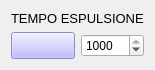
     <widget class="QWidget" name="layoutWidget">
      <property name="geometry">
       <rect>
        <x>253</x>
        <y>183</y>
        <width>154</width>
        <height>57</height>
       </rect>
      </property>
      <layout class="QGridLayout" name="gridLayout_6">
       <item row="0" column="0" colspan="2">
        <widget class="QLabel" name="label_8">
         <property name="font">
          <font>
           <pointsize>10</pointsize>
          </font>
         </property>
         <property name="text">
          <string>TEMPO ESPULSIONE</string>
         </property>
        </widget>
       </item>
       <item row="1" column="0">
        <widget class="QPushButton" name="led_espulsione">
         <property name="enabled">
          <bool>false</bool>
         </property>
         <property name="palette">
          <palette>
           <active>
            <colorrole role="WindowText">
             <brush brushstyle="SolidPattern">
              <color alpha="255">
               <red>0</red>
               <green>0</green>
               <blue>0</blue>
              </color>
             </brush>
            </colorrole>
            <colorrole role="Button">
             <brush brushstyle="SolidPattern">
              <color alpha="255">
               <red>170</red>
               <green>170</green>
               <blue>255</blue>
              </color>
             </brush>
            </colorrole>
            <colorrole role="Light">
             <brush brushstyle="SolidPattern">
              <color alpha="255">
               <red>255</red>
               <green>255</green>
               <blue>255</blue>
              </color>
             </brush>
            </colorrole>
            <colorrole role="Midlight">
             <brush brushstyle="SolidPattern">
              <color alpha="255">
               <red>212</red>
               <green>212</green>
               <blue>255</blue>
              </color>
             </brush>
            </colorrole>
            <colorrole role="Dark">
             <brush brushstyle="SolidPattern">
              <color alpha="255">
               <red>85</red>
               <green>85</green>
               <blue>127</blue>
              </color>
             </brush>
            </colorrole>
            <colorrole role="Mid">
             <brush brushstyle="SolidPattern">
              <color alpha="255">
               <red>113</red>
               <green>113</green>
               <blue>170</blue>
              </color>
             </brush>
            </colorrole>
            <colorrole role="Text">
             <brush brushstyle="SolidPattern">
              <color alpha="255">
               <red>0</red>
               <green>0</green>
               <blue>0</blue>
              </color>
             </brush>
            </colorrole>
            <colorrole role="BrightText">
             <brush brushstyle="SolidPattern">
              <color alpha="255">
               <red>255</red>
               <green>255</green>
               <blue>255</blue>
              </color>
             </brush>
            </colorrole>
            <colorrole role="ButtonText">
             <brush brushstyle="SolidPattern">
              <color alpha="255">
               <red>0</red>
               <green>0</green>
               <blue>0</blue>
              </color>
             </brush>
            </colorrole>
            <colorrole role="Base">
             <brush brushstyle="SolidPattern">
              <color alpha="255">
               <red>255</red>
               <green>255</green>
               <blue>255</blue>
              </color>
             </brush>
            </colorrole>
            <colorrole role="Window">
             <brush brushstyle="SolidPattern">
              <color alpha="255">
               <red>170</red>
               <green>170</green>
               <blue>255</blue>
              </color>
             </brush>
            </colorrole>
            <colorrole role="Shadow">
             <brush brushstyle="SolidPattern">
              <color alpha="255">
               <red>0</red>
               <green>0</green>
               <blue>0</blue>
              </color>
             </brush>
            </colorrole>
            <colorrole role="AlternateBase">
             <brush brushstyle="SolidPattern">
              <color alpha="255">
               <red>212</red>
               <green>212</green>
               <blue>255</blue>
              </color>
             </brush>
            </colorrole>
            <colorrole role="ToolTipBase">
             <brush brushstyle="SolidPattern">
              <color alpha="255">
               <red>255</red>
               <green>255</green>
               <blue>220</blue>
              </color>
             </brush>
            </colorrole>
            <colorrole role="ToolTipText">
             <brush brushstyle="SolidPattern">
              <color alpha="255">
               <red>0</red>
               <green>0</green>
               <blue>0</blue>
              </color>
             </brush>
            </colorrole>
           </active>
           <inactive>
            <colorrole role="WindowText">
             <brush brushstyle="SolidPattern">
              <color alpha="255">
               <red>0</red>
               <green>0</green>
               <blue>0</blue>
              </color>
             </brush>
            </colorrole>
            <colorrole role="Button">
             <brush brushstyle="SolidPattern">
              <color alpha="255">
               <red>170</red>
               <green>170</green>
               <blue>255</blue>
              </color>
             </brush>
            </colorrole>
            <colorrole role="Light">
             <brush brushstyle="SolidPattern">
              <color alpha="255">
               <red>255</red>
               <green>255</green>
               <blue>255</blue>
              </color>
             </brush>
            </colorrole>
            <colorrole role="Midlight">
             <brush brushstyle="SolidPattern">
              <color alpha="255">
               <red>212</red>
               <green>212</green>
               <blue>255</blue>
              </color>
             </brush>
            </colorrole>
            <colorrole role="Dark">
             <brush brushstyle="SolidPattern">
              <color alpha="255">
               <red>85</red>
               <green>85</green>
               <blue>127</blue>
              </color>
             </brush>
            </colorrole>
            <colorrole role="Mid">
             <brush brushstyle="SolidPattern">
              <color alpha="255">
               <red>113</red>
               <green>113</green>
               <blue>170</blue>
              </color>
             </brush>
            </colorrole>
            <colorrole role="Text">
             <brush brushstyle="SolidPattern">
              <color alpha="255">
               <red>0</red>
               <green>0</green>
               <blue>0</blue>
              </color>
             </brush>
            </colorrole>
            <colorrole role="BrightText">
             <brush brushstyle="SolidPattern">
              <color alpha="255">
               <red>255</red>
               <green>255</green>
               <blue>255</blue>
              </color>
             </brush>
            </colorrole>
            <colorrole role="ButtonText">
             <brush brushstyle="SolidPattern">
              <color alpha="255">
               <red>0</red>
               <green>0</green>
               <blue>0</blue>
              </color>
             </brush>
            </colorrole>
            <colorrole role="Base">
             <brush brushstyle="SolidPattern">
              <color alpha="255">
               <red>255</red>
               <green>255</green>
               <blue>255</blue>
              </color>
             </brush>
            </colorrole>
            <colorrole role="Window">
             <brush brushstyle="SolidPattern">
              <color alpha="255">
               <red>170</red>
               <green>170</green>
               <blue>255</blue>
              </color>
             </brush>
            </colorrole>
            <colorrole role="Shadow">
             <brush brushstyle="SolidPattern">
              <color alpha="255">
               <red>0</red>
               <green>0</green>
               <blue>0</blue>
              </color>
             </brush>
            </colorrole>
            <colorrole role="AlternateBase">
             <brush brushstyle="SolidPattern">
              <color alpha="255">
               <red>212</red>
               <green>212</green>
               <blue>255</blue>
              </color>
             </brush>
            </colorrole>
            <colorrole role="ToolTipBase">
             <brush brushstyle="SolidPattern">
              <color alpha="255">
               <red>255</red>
               <green>255</green>
               <blue>220</blue>
              </color>
             </brush>
            </colorrole>
            <colorrole role="ToolTipText">
             <brush brushstyle="SolidPattern">
              <color alpha="255">
               <red>0</red>
               <green>0</green>
               <blue>0</blue>
              </color>
             </brush>
            </colorrole>
           </inactive>
           <disabled>
            <colorrole role="WindowText">
             <brush brushstyle="SolidPattern">
              <color alpha="255">
               <red>85</red>
               <green>85</green>
               <blue>127</blue>
              </color>
             </brush>
            </colorrole>
            <colorrole role="Button">
             <brush brushstyle="SolidPattern">
              <color alpha="255">
               <red>170</red>
               <green>170</green>
               <blue>255</blue>
              </color>
             </brush>
            </colorrole>
            <colorrole role="Light">
             <brush brushstyle="SolidPattern">
              <color alpha="255">
               <red>255</red>
               <green>255</green>
               <blue>255</blue>
              </color>
             </brush>
            </colorrole>
            <colorrole role="Midlight">
             <brush brushstyle="SolidPattern">
              <color alpha="255">
               <red>212</red>
               <green>212</green>
               <blue>255</blue>
              </color>
             </brush>
            </colorrole>
            <colorrole role="Dark">
             <brush brushstyle="SolidPattern">
              <color alpha="255">
               <red>85</red>
               <green>85</green>
               <blue>127</blue>
              </color>
             </brush>
            </colorrole>
            <colorrole role="Mid">
             <brush brushstyle="SolidPattern">
              <color alpha="255">
               <red>113</red>
               <green>113</green>
               <blue>170</blue>
              </color>
             </brush>
            </colorrole>
            <colorrole role="Text">
             <brush brushstyle="SolidPattern">
              <color alpha="255">
               <red>85</red>
               <green>85</green>
               <blue>127</blue>
              </color>
             </brush>
            </colorrole>
            <colorrole role="BrightText">
             <brush brushstyle="SolidPattern">
              <color alpha="255">
               <red>255</red>
               <green>255</green>
               <blue>255</blue>
              </color>
             </brush>
            </colorrole>
            <colorrole role="ButtonText">
             <brush brushstyle="SolidPattern">
              <color alpha="255">
               <red>85</red>
               <green>85</green>
               <blue>127</blue>
              </color>
             </brush>
            </colorrole>
            <colorrole role="Base">
             <brush brushstyle="SolidPattern">
              <color alpha="255">
               <red>170</red>
               <green>170</green>
               <blue>255</blue>
              </color>
             </brush>
            </colorrole>
            <colorrole role="Window">
             <brush brushstyle="SolidPattern">
              <color alpha="255">
               <red>170</red>
               <green>170</green>
               <blue>255</blue>
              </color>
             </brush>
            </colorrole>
            <colorrole role="Shadow">
             <brush brushstyle="SolidPattern">
              <color alpha="255">
               <red>0</red>
               <green>0</green>
               <blue>0</blue>
              </color>
             </brush>
            </colorrole>
            <colorrole role="AlternateBase">
             <brush brushstyle="SolidPattern">
              <color alpha="255">
               <red>170</red>
               <green>170</green>
               <blue>255</blue>
              </color>
             </brush>
            </colorrole>
            <colorrole role="ToolTipBase">
             <brush brushstyle="SolidPattern">
              <color alpha="255">
               <red>255</red>
               <green>255</green>
               <blue>220</blue>
              </color>
             </brush>
            </colorrole>
            <colorrole role="ToolTipText">
             <brush brushstyle="SolidPattern">
              <color alpha="255">
               <red>0</red>
               <green>0</green>
               <blue>0</blue>
              </color>
             </brush>
            </colorrole>
           </disabled>
          </palette>
         </property>
         <property name="font">
          <font>
           <pointsize>12</pointsize>
          </font>
         </property>
         <property name="text">
          <string/>
         </property>
        </widget>
       </item>
       <item row="1" column="1">
        <widget class="QSpinBox" name="espulsore_box">
         <property name="minimum">
          <number>100</number>
         </property>
         <property name="maximum">
          <number>1000</number>
         </property>
         <property name="value">
          <number>1000</number>
         </property>
        </widget>
       </item>
      </layout>
     </widget>
